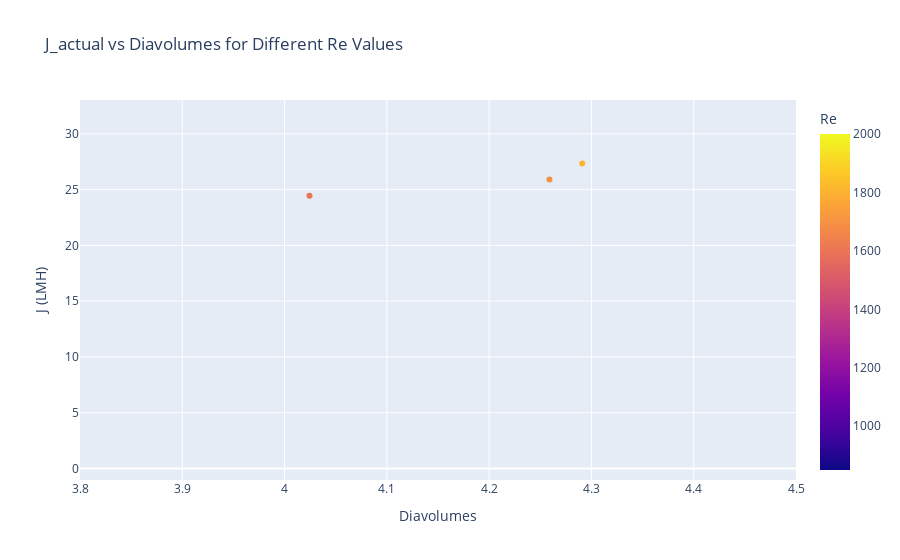

The cell this chart's notebook holds for it:
### Code cell
import pandas as pd

import plotly.express as px

# Group the data by Re value
grouped_data = []
for df_name, df in dataframes.items():
    match = re.search(r"Re(\d+)", str(df_name))
    if match:
        Re_value = int(match.group(1))
        J_actual_match = re.search(r"J_actual_(\d+\.\d+)", df_name)
        if J_actual_match:
            J_actual_value = float(J_actual_match.group(1))
            last_row = df.iloc[-1]
            grouped_data.append({
                'Re': Re_value,
                'Diavolumes': last_row['Diavolumes'],
                'J_actual': J_actual_value,
                'Time': last_row['Time (s)']
            })

# Create a DataFrame from the grouped data
grouped_df = pd.DataFrame(grouped_data)

# Create the interactive scatter plot
fig = px.scatter(grouped_df, x='Diavolumes', y='J_actual', color='Re',
                 hover_data=['Re', 'Time'],
                 labels={'Diavolumes': 'Diavolumes', 'J_actual': 'J (LMH)'},
                 title='J_actual vs Diavolumes for Different Re Values')

fig.update_layout(xaxis_range=[3.8, 4.5])

fig.show()

### Figure 1 — Plotly figure (JSON) as saved in the notebook; plotly's stock layout.template omitted (floating-point values rounded to 4 significant figures; data arrays with more than 128 entries replaced by an {"elided": "..."} marker saying what was removed)
{"data": [{"customdata": {"elided": "202x2 int values"}, "hovertemplate": "Diavolumes=%{x}<br>J (LMH)=%{y}<br>Re=%{marker.color}<br>Time=%{customdata[1]}<extra></extra>", "legendgroup": "", "marker": {"color": {"elided": "202 int values"}, "coloraxis": "coloraxis", "symbol": "circle"}, "mode": "markers", "name": "", "orientation": "v", "showlegend": false, "type": "scatter", "x": {"elided": "202 float values"}, "xaxis": "x", "y": {"elided": "202 float values"}, "yaxis": "y"}], "layout": {"coloraxis": {"colorbar": {"title": {"text": "Re"}}, "colorscale": [[0, "#0d0887"], [0.1111, "#46039f"], [0.2222, "#7201a8"], [0.3333, "#9c179e"], [0.4444, "#bd3786"], [0.5556, "#d8576b"], [0.6667, "#ed7953"], [0.7778, "#fb9f3a"], [0.8889, "#fdca26"], [1, "#f0f921"]]}, "legend": {"tracegroupgap": 0}, "title": {"text": "J_actual vs Diavolumes for Different Re Values"}, "xaxis": {"anchor": "y", "domain": [0, 1], "range": [3.8, 4.5], "title": {"text": "Diavolumes"}}, "yaxis": {"anchor": "x", "domain": [0, 1], "title": {"text": "J (LMH)"}}}}
